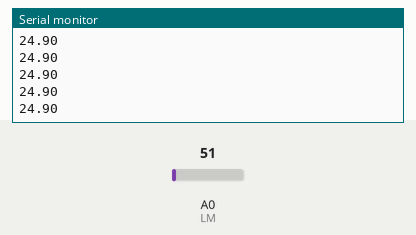
Simulated run of this sketch. Board: Arduino Uno, built with avr-gcc and run on an emulated ATmega328P. Shown: the last lines printed to the serial monitor. The inputs (shaded band) are chosen by the test bench; at power-on: A0 (LM) = 51.

Above: at 1.2 s.
1.3 s: A0 (LM) set to 61
At 2.4 s:
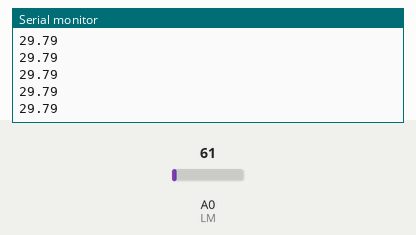
2.8 s: A0 (LM) set to 71
At 3.6 s:
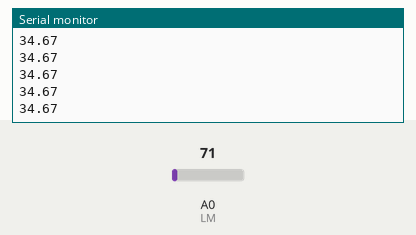
Timing chart, 0 to 5.8 s (numbered marks = the images above; inputs shaded):
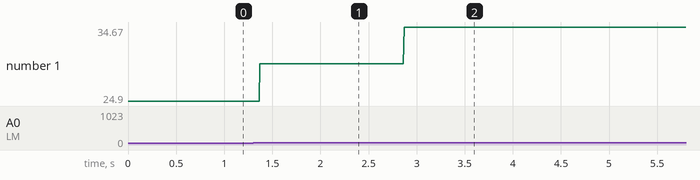

The sketch:

LM35.ino
```cpp
int LM = A0;// chân analog kết nối cảm biến LM35
void setup()
{
  Serial.begin(9600);
}
void loop()
{
  int reading = analogRead(LM);// đọc giá trị từ cảm biến
  float voltage = reading*5.0/1024.0;// tính ra giá trị hiệu điện thế
  float temp = voltage*100.0;// tính ra giá trị độ C
  // cứ mỗi 10mV = 1 độ C
  Serial.println(temp);
}
```

Measured:
- after the input at 1.3 s, the serial monitor: prints a new line after 0.07 s (image 1)
- after the input at 2.8 s, the serial monitor: prints a new line after 0.07 s (image 2)
- plotted number 1: 24.9 → 29.79 after the input at 1.3 s, 29.79 → 34.67 after the input at 2.8 s
